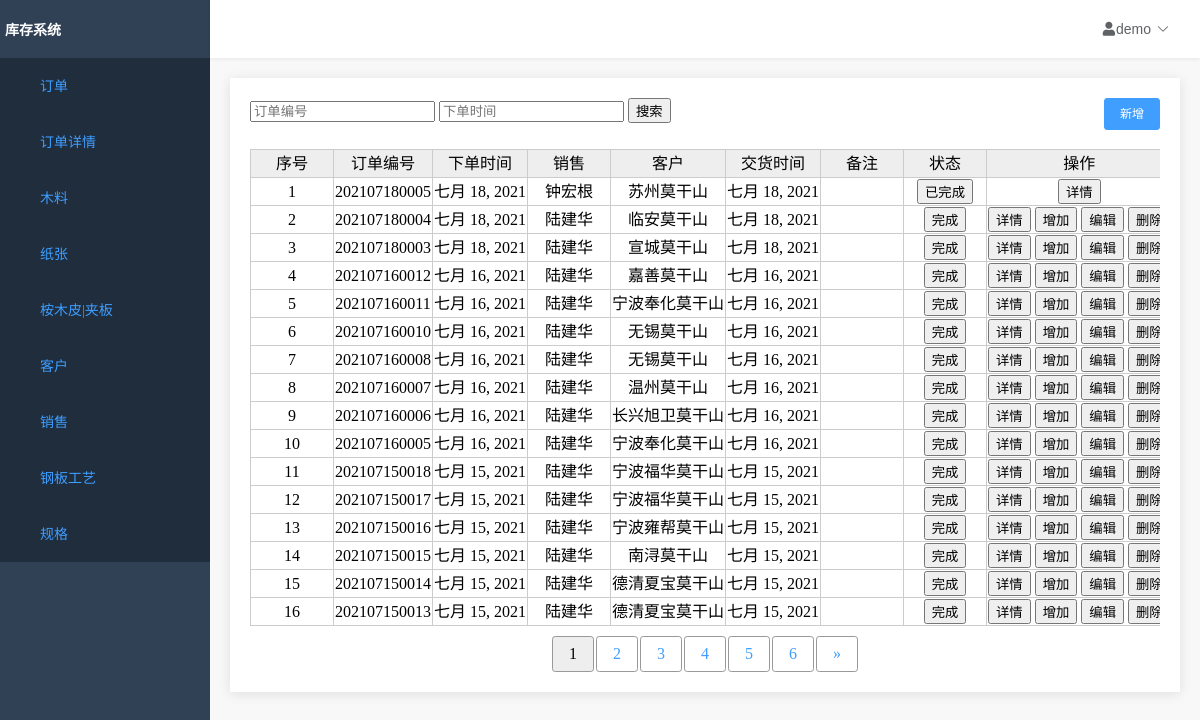
Screenshot of /home/order/head/list/ with the database file from the repository.
### order/models.py (models this page shows, shortened)
class OrderHeadModel(models.Model):
    id = models.AutoField(primary_key=True)
    order_number = models.IntegerField('订单编号', default=0)
    order_date = models.DateField('下单时间', default=now)
    delivery_date = models.DateField('交货时间', default=now)
    salesman = models.ForeignKey(
        SalesmanModel,
        verbose_name='销售员',
        on_delete=models.PROTECT, null=True)
    customer = models.ForeignKey(
        CustomerModel,
        verbose_name='厂家',
        on_delete=models.PROTECT, null=True)
    sure = models.BooleanField(
        '是否确认', default=False, blank=False, null=False)
    complete = models.BooleanField(
        '是否完成', default=False, blank=False, null=False)
    note = models.TextField('备注', max_length=256, default='')
    user = models.ForeignKey(
        User,
        verbose_name='作者',
        on_delete=models.PROTECT, null=True)
    created_time = models.DateTimeField('创建时间', default=now)
    last_mod_time = models.DateTimeField('修改时间', auto_now=True)
    objects = models.manager

### salesman/models.py (models this page shows, shortened)
class SalesmanModel(models.Model):
    id = models.AutoField(primary_key=True)
    name = models.TextField('名称', max_length=64, unique=True, null=False)
    phone = models.TextField('电话', max_length=64)
    note = models.TextField('备注', max_length=256, default='')
    enable = models.BooleanField(
        '是否使用', default=True, blank=False, null=False)
    created_time = models.DateTimeField('创建时间', default=now)
    last_mod_time = models.DateTimeField('修改时间', auto_now=True)
    objects = models.manager

### customer/models.py (models this page shows, shortened)
class CustomerModel(models.Model):
    id = models.AutoField(primary_key=True)
    name = models.TextField('名称', max_length=64, unique=True, null=False)
    address = models.TextField('地址', max_length=64)
    phone = models.TextField('电话', max_length=64)
    enable = models.BooleanField(
        '是否使用', default=True, blank=False, null=False)
    note = models.TextField('备注', max_length=256, default='')
    created_time = models.DateTimeField('创建时间', default=now)
    last_mod_time = models.DateTimeField('修改时间', auto_now=True)
    objects = models.manager

### order/views.py (the view)
# urls.py: path('head/list/', views.OrderHeadListView.as_view(), name='order_list'),
class OrderHeadListView(ListView):
    paginate_by = 16
    model = OrderModel
    template_name = 'orderheadlist.html'
    context_object_name = 'object_list'
    def get_queryset(self):
        return OrderHeadModel.objects.all().order_by('-id')
    def get_context_data(self, **kwargs):
        context = super(OrderHeadListView, self).get_context_data(**kwargs)
        return context

### InventorySystem/context_processor.py (called while the page is built)
def nav_list(request):
    func_list = []
    func_list.append(('订单', '/home/order/head/list'))
    func_list.append(('订单详情', '/home/order/list'))
    func_list.append(('木料', '/home/wood/list'))
    func_list.append(('纸张', '/home/paper/list'))
    func_list.append(('桉木皮|夹板', '/home/skin/list'))
    func_list.append(('客户', '/home/customer/list'))
    func_list.append(['销售', '/home/salesman/list'])
    func_list.append(('钢板工艺', '/home/process/technology/list'))
    func_list.append(('规格', '/home/process/specification/list'))
    return locals()

### order/templatetags/order_extras.py (called while the page is built)
@register.simple_tag(takes_context=True)
def param_replace(context, **kwargs):
    d = context['request'].GET.copy()
    for k, v in kwargs.items():
        d[k] = v
    for k in [k for k, v in d.items() if not v]:
        del d[k]
    return d.urlencode()

### templates/orderheadlist.html (shortened to what this page needs)
{% extends 'table.html' %}
{% block table %}
<div>
    <div class="top_tool_bar">
        <form method="get">
            <input type="text" name="number" placeholder="订单编号">
            <input type="text" name="order_date" placeholder="下单时间">
            <button type="submit">
                <span>搜索</span>
            </button>
        </form>
        <div class="right_buttons">
            <a href="/home/order/add">
                <button type="button">
                    <span>新增</span>
                </button>
            </a>
        </div>
    </div>
    <div class="results" style="overflow:scroll;">
        <table id="result_list">
            <tr>
                <th scope="col" class="sortable column-id">序号</th>
                <th scope="col" class="sortable column-id">订单编号</th>
                <th scope="col" class="sortable column-name">下单时间</th>
                <th scope="col" class="sortable column-name">销售</th>
                <th scope="col" class="sortable column-name">客户</th>
                <th scope="col" class="sortable column-name">交货时间</th>
                <th scope="col" class="sortable column-name">备注</th>
                <th scope="col">状态</th>
                <th scope="col">操作</th>
            </tr>
            {% for form in object_list %}
            <tr>
                <td>{{ forloop.counter }}</td>
                <td>{{ form.order_number }}</td>
                <td>{{ form.order_date }}</td>
                <td>{{ form.salesman.name }}</td>
                <td>{{ form.customer.name }}</td>
                <td>{{ form.delivery_date }}</td>
                <td>{{ form.note }}</td>
                <td>
                    <a href="/home/order/head/complete?id={{ form.id }}">
                        {% if form.complete %}
                        <input type="button" value="已完成">
                        {% else %}
                        <input type="button" value="完成">
                        {% endif %}
                    </a>
                </td>
                <td>
                    <a href="/home/order/head/view/{{ form.id }}/">
                        <input type="button" value="详情">
                    </a>
                    {% if not form.complete %}
                    <a href="/home/order/add/{{ form.id }}/">
                        <input type="button" value="增加">
                    </a>
                    <a href="/home/order/head/edit/{{ form.id }}/">
                        <input type="button" value="编辑">
                    </a>
                    <a href="/home/order/head/del?id={{ form.id }}">
                        <input type="button" value="删除">
                    </a>
                    {% endif %}
                </td>
            </tr>
            {% endfor %}
        </table>
    </div>
</div>
{% endblock %}

### static/css/base.css (style rules this page uses)
a:link, a:visited { color: #3f9eff; text-decoration: none; }
td, th { vertical-align: inherit; border-bottom: none; }
body, #container { background-color: #f1f1f1; }

### static/css/index.css (style rules this page uses)
html, body { padding: 0px; margin: 0px; background-color: #f8f8f8; height: 100%; overflow: hidden; }

### templates/table.html (style rules this page uses)
table { width: 100%; background: #ccc; margin: 10px auto; white-space:nowrap; border-collapse: collapse; }
th,td { height: 25px; line-height: 25px; text-align: center; border: 1px solid #ccc; }
th { background: #eee; font-weight: normal; }
td { min-width:80px; max-width:100%; }
tr { background: #fff; }
td a { color: #06f; text-decoration: none; }
.top_tool_bar { display:flex; flex-flow: row; }
.right_buttons { margin-left:auto }
.right_buttons button { background-color: #409EFF; color: #fff; padding: 9px 15px; font-size: 12px; border-radius: 3px; line-height: 1; border: 1px solid #409EFF; }

### rows the page displays
OrderHeadModel: order_number "202107180005", order_date "七月 18, 2021", salesman.name "钟宏根", customer.name "苏州莫干山", delivery_date "七月 18, 2021"
OrderHeadModel: order_number "202107180004", order_date "七月 18, 2021", salesman.name "陆建华", customer.name "临安莫干山", delivery_date "七月 18, 2021"
OrderHeadModel: order_number "202107180003", order_date "七月 18, 2021", salesman.name "陆建华", customer.name "宣城莫干山", delivery_date "七月 18, 2021"
OrderHeadModel: order_number "202107160012", order_date "七月 16, 2021", salesman.name "陆建华", customer.name "嘉善莫干山", delivery_date "七月 16, 2021"
OrderHeadModel: order_number "202107160011", order_date "七月 16, 2021", salesman.name "陆建华", customer.name "宁波奉化莫干山", delivery_date "七月 16, 2021"
OrderHeadModel: order_number "202107160010", order_date "七月 16, 2021", salesman.name "陆建华", customer.name "无锡莫干山", delivery_date "七月 16, 2021"
OrderHeadModel: order_number "202107160008", order_date "七月 16, 2021", salesman.name "陆建华", customer.name "无锡莫干山", delivery_date "七月 16, 2021"
OrderHeadModel: order_number "202107160007", order_date "七月 16, 2021", salesman.name "陆建华", customer.name "温州莫干山", delivery_date "七月 16, 2021"
OrderHeadModel: order_number "202107160006", order_date "七月 16, 2021", salesman.name "陆建华", customer.name "长兴旭卫莫干山", delivery_date "七月 16, 2021"
OrderHeadModel: order_number "202107160005", order_date "七月 16, 2021", salesman.name "陆建华", customer.name "宁波奉化莫干山", delivery_date "七月 16, 2021"
OrderHeadModel: order_number "202107150018", order_date "七月 15, 2021", salesman.name "陆建华", customer.name "宁波福华莫干山", delivery_date "七月 15, 2021"
OrderHeadModel: order_number "202107150017", order_date "七月 15, 2021", salesman.name "陆建华", customer.name "宁波福华莫干山", delivery_date "七月 15, 2021"
OrderHeadModel: order_number "202107150016", order_date "七月 15, 2021", salesman.name "陆建华", customer.name "宁波雍帮莫干山", delivery_date "七月 15, 2021"
OrderHeadModel: order_number "202107150015", order_date "七月 15, 2021", salesman.name "陆建华", customer.name "南浔莫干山", delivery_date "七月 15, 2021"
OrderHeadModel: order_number "202107150014", order_date "七月 15, 2021", salesman.name "陆建华", customer.name "德清夏宝莫干山", delivery_date "七月 15, 2021"
OrderHeadModel: order_number "202107150013", order_date "七月 15, 2021", salesman.name "陆建华", customer.name "德清夏宝莫干山", delivery_date "七月 15, 2021"

### other values shown
{{ func.0 }} "订单" "订单详情" "木料" "纸张" "桉木皮|夹板" "客户" "销售" "钢板工艺" "规格"
{{ page }} "1"
{{ page }} "2" "3" "4" "5" "6"
